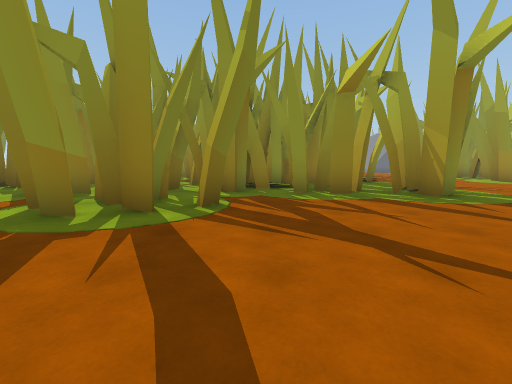
view 1 (above)

24 first-person views from a walk through a scene from a Unity 3-D project. The camera is 1.3 m above the floor, tilts 6° down and sees 90° across. The floor is counted in squares, 2 m on a side. Each view is taken from the middle of a square. On the plan, view 1 faces up. The plan holds only what a view shows up to about 9 squares ahead; the rest is blank. The place goes on beyond the plan. The player is left out.

view 2
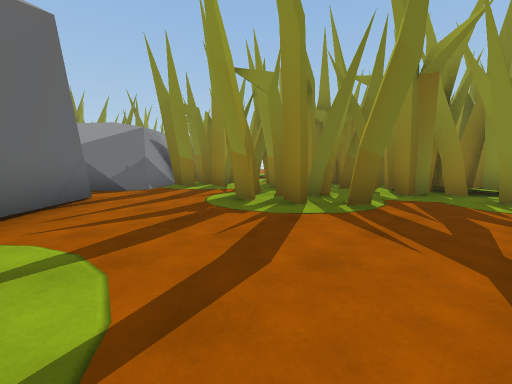

view 3
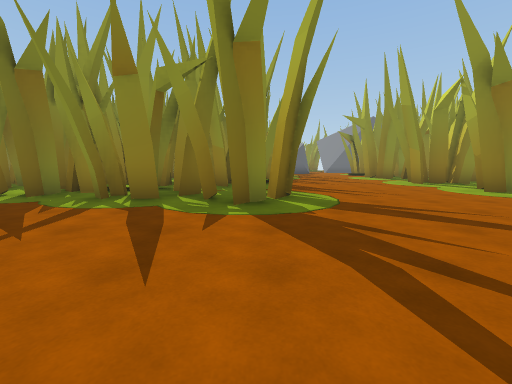

view 4
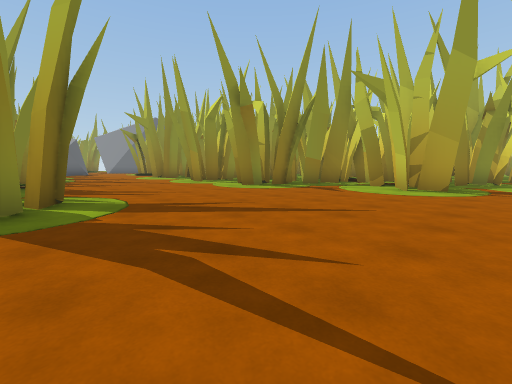

view 5
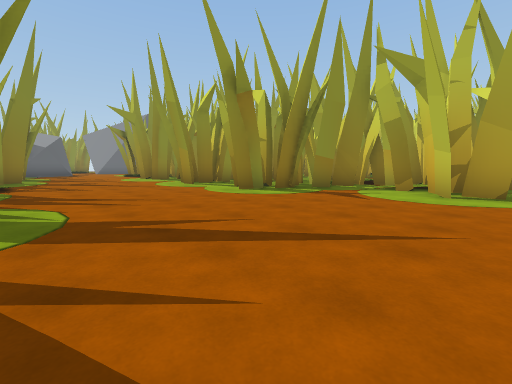

view 6
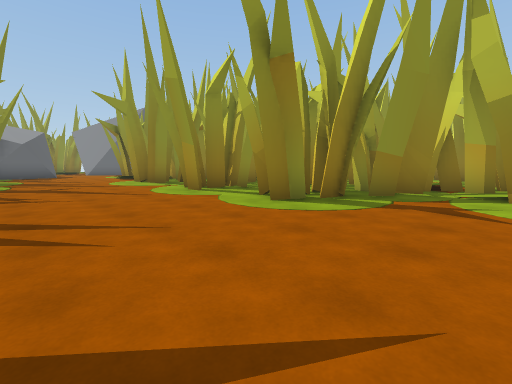

view 7
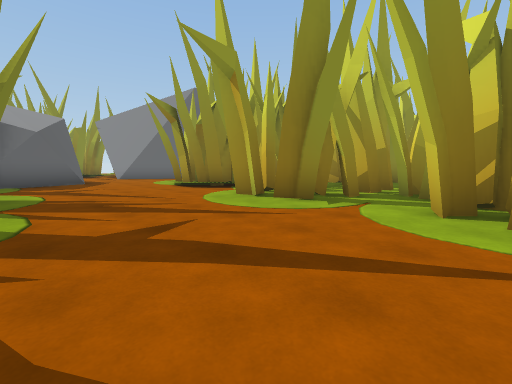

view 8
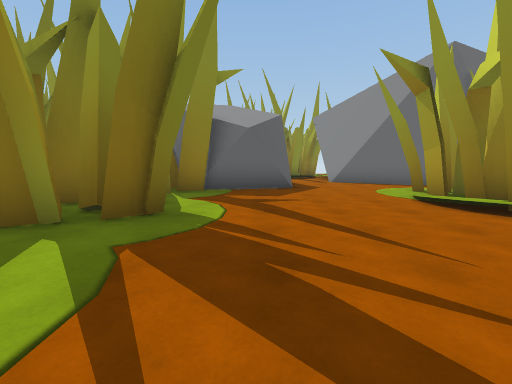

view 9
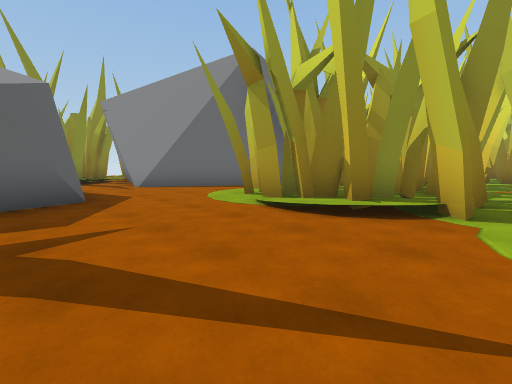

view 10
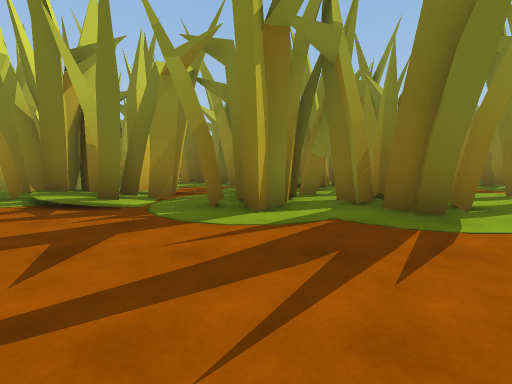

view 11
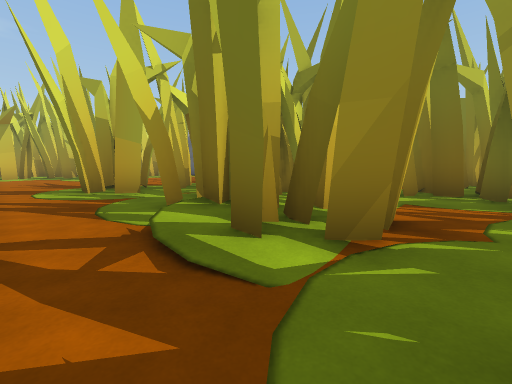

view 12
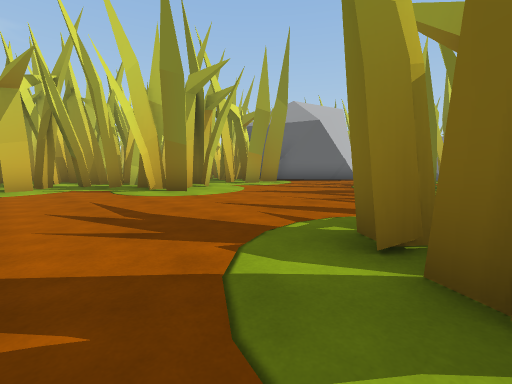

view 13
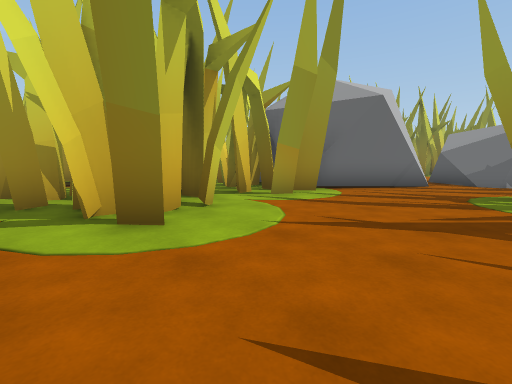

view 14
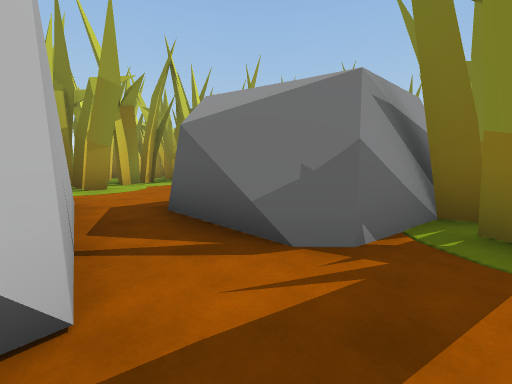

view 15
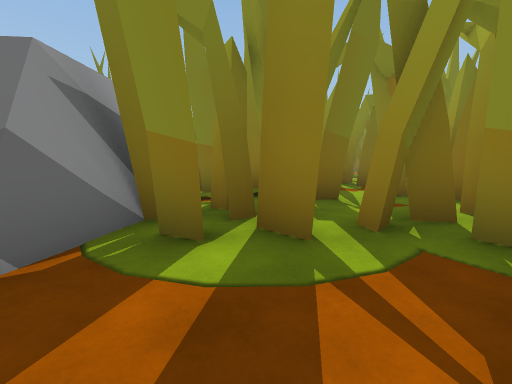

view 16
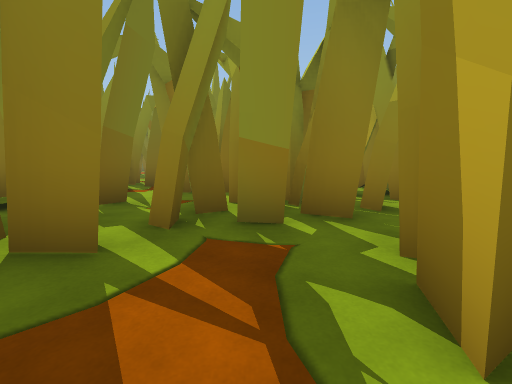

view 17
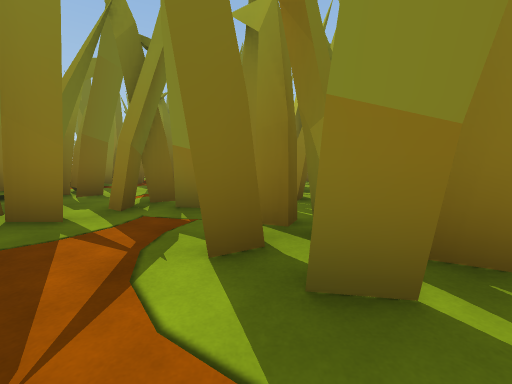

view 18
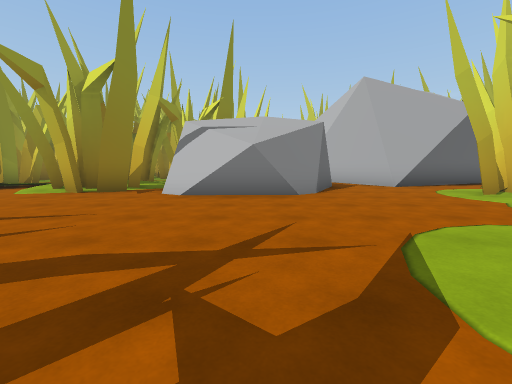

view 19
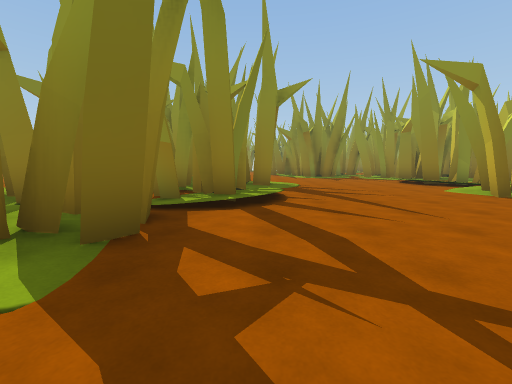

view 20
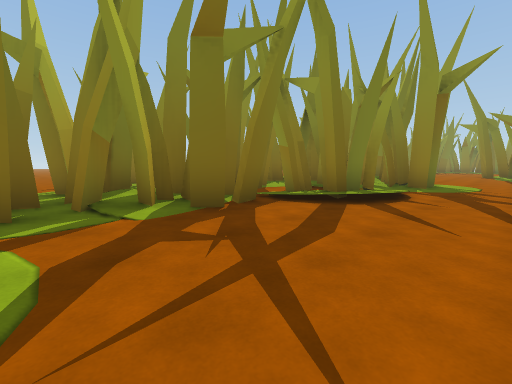

view 21
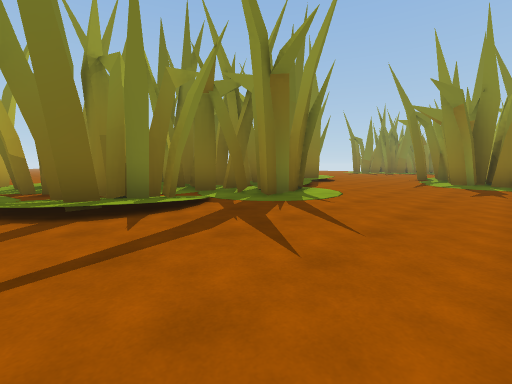

view 22
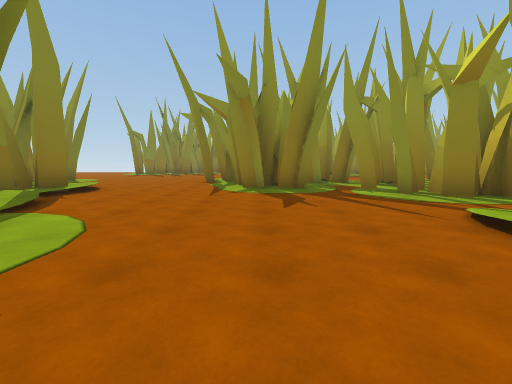

view 23
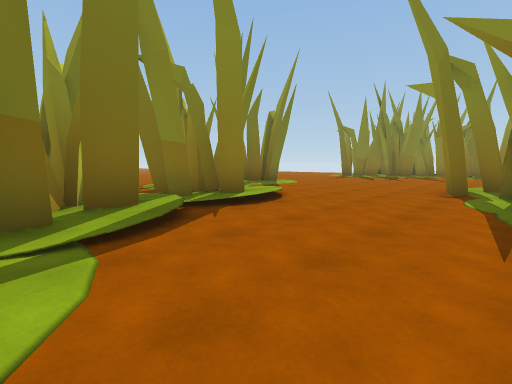

view 24
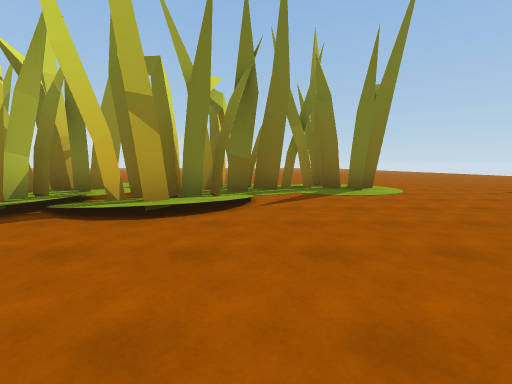

### Floor plan
Key: @ floor where view 1 was taken; # wall or solid block; x gap in a wall; . main floor; : floor 0.25 m higher than the main floor; / step, stairs or slope; T thing the floor can be seen under or through.
Columns run from 22 left of view 1 to 12 right of it. Each row starts with its distance up from view 1.
 25 ..
 24 ...                            .#
 23 ....                           .##
 22 .....  ..             ##       ..##
 21  ........              #     ##....
 20  .#.....##                 ###....#
 19  ##.....##                ##.....##
 18  #.......   .. #          #...../##
 17  ##.//....##..##          ##..../##
 16  ####:/...##.###          ##..../##
 15  ...##/......###          #.......#
 14    .x//.......##          ##....###
 13   ####:........      ##   ##....###
 12   #####......:    ##.##   #......#
 11   ######.....###      #   #/....##
 10     ####...../#. ##  ### ##/....##
  9    ###......./..###########......#
  8    ####:.....###. ######.........
  7   :####:....####TT#######.#.....###
  6 ####/.:/.....# #TT#########......##
  5 #  #:##.....## #TT.##.....#.......#
  4    ####.....#####..###............#
  3  .####......#  ##................##
  2    # #......## ##.................#
  1         .....######................
  0          ......#####..@.##...
 -1          .....##   ####.##...
 -2          ####.#     #######.#

Where each view was taken, in squares from view 1:
view 1: 0 up, 0 right, facing up
view 2: 0 up, 1 right, facing up-left
view 3: 1 up, 4 right, facing up
view 4: 1 up, 4 right, facing up-right
view 5: 2 up, 5 right, facing up-right
view 6: 4 up, 6 right, facing up-right
view 7: 10 up, 6 right, facing up-right
view 8: 13 up, 7 right, facing up
view 9: 15 up, 7 right, facing up-right
view 10: 14 up, 9 right, facing left
view 11: 13 up, 6 right, facing down-left
view 12: 6 up, 6 right, facing down-left
view 13: 3 up, 4 right, facing down-left
view 14: 2 up, 4 left, facing left
view 15: 3 up, 4 left, facing up-left
view 16: 3 up, 4 left, facing up
view 17: 2 up, 3 left, facing up
view 18: 3 up, 16 left, facing right
view 19: 2 up, 15 left, facing up
view 20: 2 up, 13 left, facing up-left
view 21: 6 up, 11 left, facing up-left
view 22: 9 up, 12 left, facing up
view 23: 12 up, 13 left, facing up-left
view 24: 17 up, 13 left, facing left
